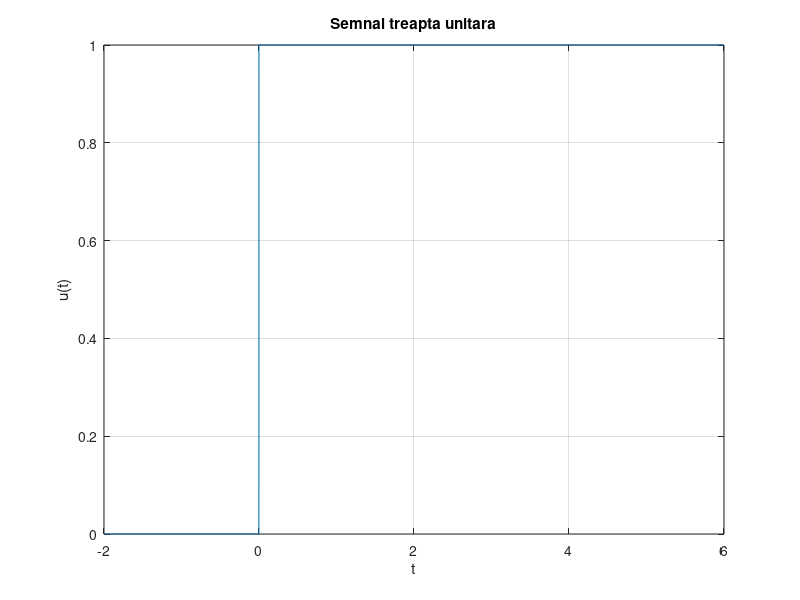
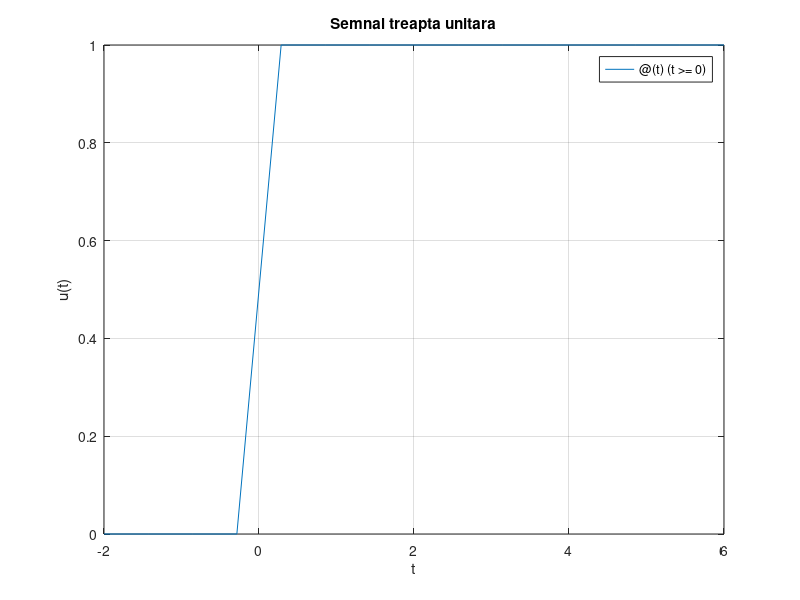

Write MATLAB code to recreate these figures, in order.
t1=-2; t2=6;

tstep=0.001;
t=t1:tstep:t2;
x=(t>=0);
plot(t,x);
xlabel('t'),ylabel('u(t)');
title('Semnal treapta unitara');
grid on
axis tight

figure()
x=@(t) (t>=0);
t=[t1 t2];
fplot(x,t);
xlabel('t'),ylabel('u(t)');
title('Semnal treapta unitara');
grid on
axis tight
